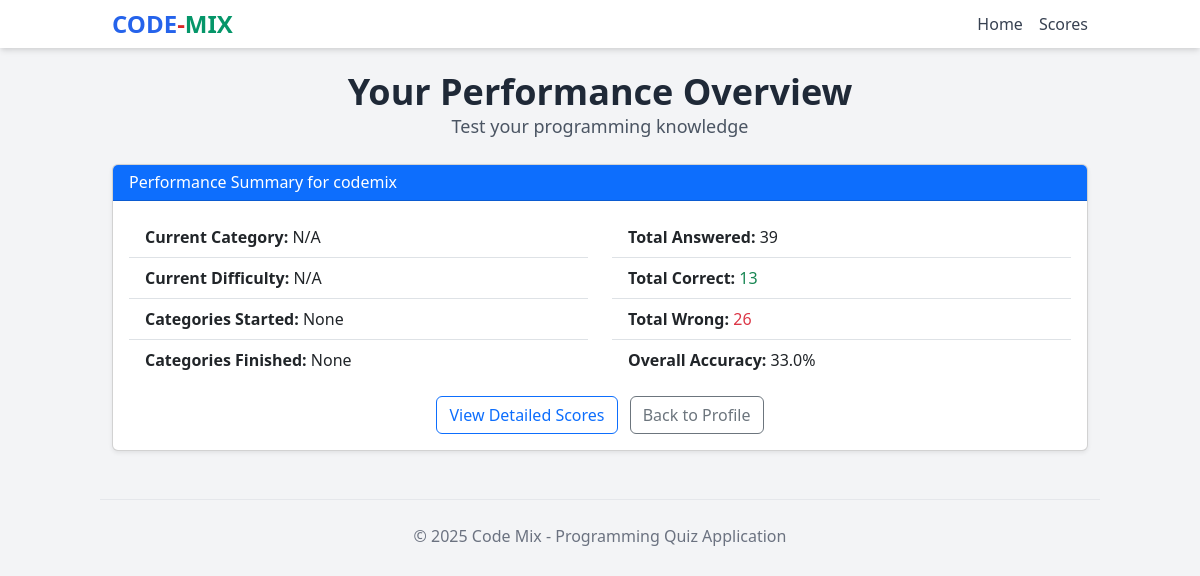
The app's page /performance/ (signed in) with its own data.
### Code_Mix/models.py (models this page shows, shortened)
class UserPerformance(models.Model):
    user = models.OneToOneField(User, on_delete=models.CASCADE)
    current_category = models.CharField(max_length=10, choices=QUESTION_CATEGORY, null=True, blank=True, help_text="Category the user is currently working on")
    current_difficulty = models.CharField(max_length=10, choices=DIFFICULTY_LEVEL, null=True, blank=True, help_text="Difficulty level the user is currently working on")
    categories_started = models.JSONField(default=list, blank=True, help_text="List of categories the user has started")
    categories_finished = models.JSONField(default=list, blank=True, help_text="List of categories the user has completed")
    total_answered = models.IntegerField(default=0)
    total_correct = models.IntegerField(default=0)
    total_wrong = models.IntegerField(default=0)

### Code_Mix/views.py (the view)
# urls.py: path('performance/', views.performance_view, name='performance'),
@login_required
def performance_view(request):
    agg = UserAnswer.objects.filter(user=request.user).aggregate(
        total=Count('id'),
        correct=Count('id', filter=Q(is_correct=True)),
    )
    agg['wrong'] = agg['total'] - agg['correct']
    perf, _ = UserPerformance.objects.get_or_create(user=request.user)
    perf.total_answered = agg['total']
    perf.total_correct  = agg['correct']
    perf.total_wrong    = agg['wrong']
    perf.save()
    return render(request, 'performance.html', {'performance': perf})

### Code_Mix/templates/performance.html (shortened to what this page needs)
{% extends "base.html" %}
{% load static %}
{% block header %}Your Performance Overview{% endblock %}
{% block content %}
<div class="container mt-4">
  <div class="card shadow-sm">
    <div class="card-header bg-primary text-white">
      <h4 class="mb-0">Performance Summary for {{ performance.user.username }}</h4>
    </div>
    <div class="card-body">
      <div class="row">
        <div class="col-md-6">
          <ul class="list-group list-group-flush">
            <li class="list-group-item"><strong>Current Category:</strong> {{ performance.current_category|default:"N/A"|title }}</li>
            <li class="list-group-item"><strong>Current Difficulty:</strong> {{ performance.current_difficulty|default:"N/A"|title }}</li>
            <li class="list-group-item"><strong>Categories Started:</strong>
              {% if performance.categories_started %}
                {% for cat in performance.categories_started %}
                  <span class="badge bg-info me-1">{{ cat|title }}</span>
                {% endfor %}
              {% else %}
                None
              {% endif %}
            </li>
            <li class="list-group-item"><strong>Categories Finished:</strong>
              {% if performance.categories_finished %}
                {% for cat in performance.categories_finished %}
                  <span class="badge bg-success me-1">{{ cat|title }}</span>
                {% endfor %}
              {% else %}
                None
              {% endif %}
            </li>
          </ul>
        </div>
        <div class="col-md-6">
          <ul class="list-group list-group-flush">
            <li class="list-group-item"><strong>Total Answered:</strong> {{ performance.total_answered }}</li>
            <li class="list-group-item"><strong>Total Correct:</strong> <span class="text-success">{{ performance.total_correct }}</span></li>
            <li class="list-group-item"><strong>Total Wrong:</strong> <span class="text-danger">{{ performance.total_wrong }}</span></li>
            <li class="list-group-item"><strong>Overall Accuracy:</strong>
              {% if performance.total_answered > 0 %}
              {% widthratio performance.total_correct performance.total_answered 100 as accuracy %}
              {{ accuracy|floatformat:1 }}%
            {% else %}
                N/A
              {% endif %}
            </li>
          </ul>
        </div>
      </div>
      <div class="mt-3 text-center">
        <a href="{% url 'scores' %}" class="btn btn-outline-primary me-2">View Detailed Scores</a>
        <a href="{% url 'profile' %}" class="btn btn-outline-secondary">Back to Profile</a>
      </div>
    </div>
  </div>
</div>
{% endblock %}

### static/index.css (style rules this page uses)
* { -webkit-font-smoothing: antialiased; text-rendering: optimizeLegibility; }
html, body { min-height: 100%; }

### records on screen
UserPerformance: user.username "codemix", current_category "N/A", current_difficulty "N/A", total_answered "39", total_correct "13", total_wrong "26"

### other values on screen
{{ accuracy|floatformat:1 }} "33.0"
